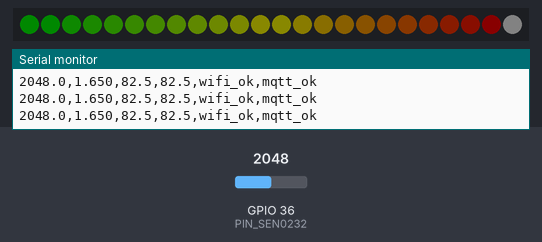
Recording of a sketch running on a simulated ESP32. Parts: 24 RGB LEDs in strip order, left to right, the last lines printed to the serial monitor. The inputs (shaded band) are chosen by the test bench; at power-on: GPIO 36 (PIN_SEN0232) = 2048 (analog values on the 0–4095 scale). Dim RGB values are drawn brighter than linear; WiFi joins after 1.5 s; servers stay silent unless stated; no MQTT or app messages arrive unless stated.

Above: at 2.7 s.
2.8 s: GPIO 36 (PIN_SEN0232) set to 1228
At 3.6 s:
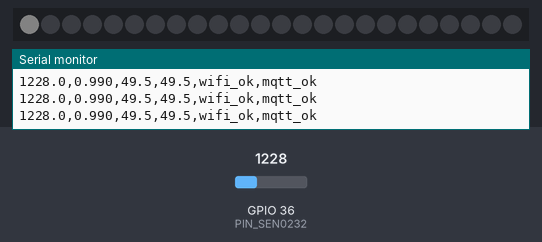
4.4 s: GPIO 36 (PIN_SEN0232) set to 2047
At 4.47 s:
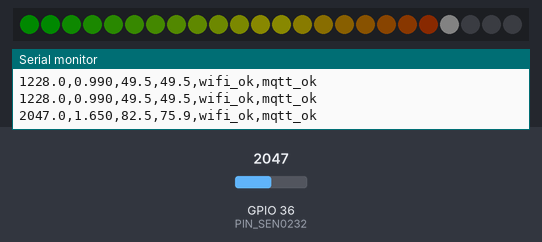
6.0 s: GPIO 36 (PIN_SEN0232) set to 960
At 7.2 s:
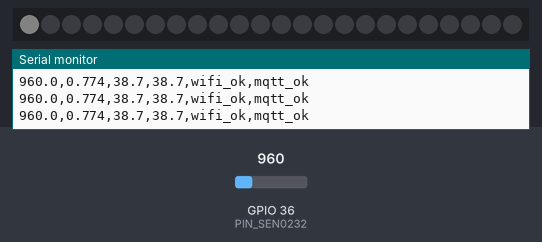
7.5 s: GPIO 36 (PIN_SEN0232) set to 2866
At 7.51 s:
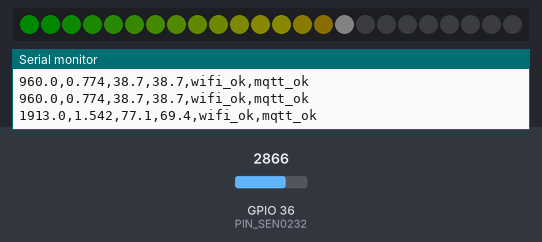
9.0 s: GPIO 36 (PIN_SEN0232) set to 491
At 9.9 s:
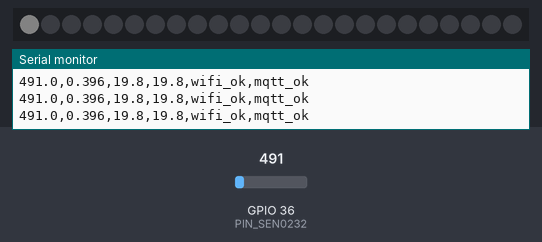
Timing chart, 0 to 11.5 s (numbered marks = the images above; inputs shaded):
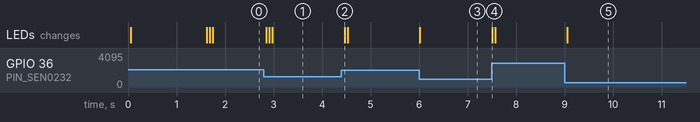

The sketch:

print_values.ino
```cpp
#if !defined(ARDUINO_ARCH_ESP32)
  #error "This sketch targets ESP32/ESP32-S2. Select an ESP32-S2 board."
#endif

#include <Arduino.h>
#include <WiFi.h>
#include "Adafruit_MQTT.h"
#include "Adafruit_MQTT_Client.h"
#include <Adafruit_NeoPixel.h>

//Wi-Fi Credentials
const char* WIFI_SSID = "";
const char* WIFI_PASS = "";

//Adafruit.io credentials
#define AIO_SERVER      "io.adafruit.com"
#define AIO_SERVERPORT  1883
#define AIO_USERNAME    ""
#define AIO_KEY         ""
// "/feeds/{Add feed name}"
#define AIO_FEED_KEY    AIO_USERNAME "/feeds/"

//Pin where sounds sensor is connected on the ESP32-S2 Feather
const uint8_t PIN_SEN0232 = A0;

//Neopixel ring setup
#define LED_PIN       5
#define LED_COUNT     24
#define LED_BRIGHT    10
Adafruit_NeoPixel strip(LED_COUNT, LED_PIN, NEO_GRBW + NEO_KHZ800);

static const float ADC_COUNTS = 4095.0f;
static const float VREF_VOLTS = 3.3f;
const float EMA_ALPHA = 0.8f;
float db_ema = 0.0f;

// Setup for Neopixel ring
// what the lowest value is when the ring has a few lights on
float DB_MIN = 50.0f;
// what the hightest value is when all the lights come on
float DB_MAX = 80.0f;

// Helps set up the feature to show the peak and it reset as the values changes
uint16_t peak_idx = 0;
uint32_t last_peak_decay = 0;
const uint16_t PEAK_HOLD_MS = 300;
const uint16_t PEAK_DECAY_MS = 5;

// since we are using the free version of an adafruit.io feed
// we have to set a delay so the feed receives a value every 3 seconds and if the change in db is greater than 0.5
const uint32_t PUBLISH_INTERVAL_MS = 3000;
const float    MIN_DELTA_DB = 0.5f;

// Simple debug macro: prints only if Serial is active
#define DBGln(x) do { if (Serial) { Serial.println(x); } } while(0)
#define DBG(x)   do { if (Serial) { Serial.print(x); } } while(0)

// Wi-Fi and MQTT objects to help connect to feed
WiFiClient netClient;  // non-SSL
Adafruit_MQTT_Client mqtt(&netClient, AIO_SERVER, AIO_SERVERPORT, AIO_USERNAME, AIO_KEY);
Adafruit_MQTT_Publish feed_db_raw(&mqtt, AIO_FEED_KEY);

//helps accumalte readings so a time average value is sent rather than a single noisy one
uint32_t lastPub = 0;
float    accum_db = 0.0f;
uint16_t accum_n  = 0;
// helps compre the last average to the new average value
float    last_published = NAN;
// In case the value is rejected by the feed then we need to wait this specfic time
uint32_t throttle_release_at = 0;

// checks to see if the device is already connected to Wi-Fi, if so then it returns
// if not then it starts the proccess to connect to the Wi-Fi
void connectWiFi(uint32_t timeout_ms = 15000) {
  if (WiFi.status() == WL_CONNECTED) return;
  WiFi.mode(WIFI_STA);
  WiFi.setHostname("esp32s2-soundmeter");
  WiFi.begin(WIFI_SSID, WIFI_PASS);

  DBG(F("Wi-Fi: connecting to ")); DBGln(WIFI_SSID);
  uint32_t start = millis();
  while (WiFi.status() != WL_CONNECTED && (millis() - start) < timeout_ms) {
    delay(250);
    DBG('.');
  }
  DBGln("");

  if (WiFi.status() == WL_CONNECTED) {
    DBG(F("Wi-Fi OK. IP: ")); DBGln(WiFi.localIP());
  } else {
    DBGln(F("Wi-Fi timeout; will retry in loop."));
  }
  WiFi.setAutoReconnect(true);
}

// checks to see if the device is already connected to the adafrui.io feed, if so then it returns
// if not then it starts the process to connect to the adafruit.io feed
void MQTT_connect() {
  if (mqtt.connected()) return;
  DBG(F("MQTT: connecting to ")); DBG(AIO_SERVER); DBG(F(" ... "));
  int8_t ret;
  uint8_t retries = 5;
  while ((ret = mqtt.connect()) != 0) {
    DBGln(mqtt.connectErrorString(ret));
    DBGln(F("Retrying MQTT in 2s..."));
    mqtt.disconnect();
    delay(2000);
    if (!--retries) return;
  }
  DBGln(F("connected."));
}

// helps with showing the correct color depending on the noise level value
static uint32_t colorFromFraction(float f) {
  f = constrain(f, 0.0f, 1.0f);
  uint8_t r, g, b;
  if (f < 0.5f) {
    // green -> yellow
    float t = f * 2.0f;
    r = (uint8_t)(t * 255);
    g = 255;
    b = 0;
  } else {
    // yellow -> red
    float t = (f - 0.5f) * 2.0f;
    r = 255;
    g = (uint8_t)((1.0f - t) * 255);
    b = 0;
  }
  return strip.Color(r, g, b, 0);
}

// helps light up the Neopixel ring right with the correct colors
void drawGauge(float db_val) {
  float f = (db_val - DB_MIN) / (DB_MAX - DB_MIN);
  f = constrain(f, 0.0f, 1.0f);

  int lit = (int)roundf(f * LED_COUNT);
  peak_idx = constrain((int)roundf(f * (LED_COUNT - 1)), 0, LED_COUNT - 1);
  strip.clear();

  for (int i = 0; i < LED_COUNT; i++) {
    if (i < lit) {
      float seg_f = (float)i / (LED_COUNT - 1);
      strip.setPixelColor(i, colorFromFraction(seg_f));
    }
  }

  strip.setPixelColor(peak_idx, strip.Color(0, 0, 0, 140));
  strip.show();
}

// helps setup the device to connect to the wifi
void setup() {
  Serial.begin(115200);
  uint32_t t0 = millis();
  while (!Serial && millis() - t0 < 1000) { delay(10); }

  analogReadResolution(12);
  pinMode(PIN_SEN0232, INPUT);

  for (int i = 0; i < 10; i++) { analogRead(PIN_SEN0232); delay(5); }

  strip.begin();
  strip.setBrightness(LED_BRIGHT);
  strip.show();

  connectWiFi();

  DBGln(F("SEN0232 Sound Level -> Serial + Adafruit IO + NeoPixel gauge"));
  DBGln(F("Columns: adc, volts, dB_raw, dB_EMA, wifi, mqtt"));
}

// helps perfrom the logic of the device
void loop() {
  if (WiFi.status() != WL_CONNECTED) {
    connectWiFi(5000);
  } else {
    MQTT_connect();
  }

  const int N = 8;
  long acc = 0;
  for (int i = 0; i < N; i++) {
    acc += analogRead(PIN_SEN0232);
    delayMicroseconds(250);
  }
  float adc   = acc / float(N);
  float volts = (adc / ADC_COUNTS) * VREF_VOLTS;
  float db_raw = 50.0f * volts;
  db_ema = (EMA_ALPHA * db_raw) + ((1.0f - EMA_ALPHA) * db_ema);

  drawGauge(db_ema);

  accum_db += db_raw;
  accum_n++;
  // prints the sound values on the Ardunio IDE terminal
  if (Serial) {
    Serial.print(adc, 1);   Serial.print(',');
    Serial.print(volts, 3); Serial.print(',');
    Serial.print(db_raw,1); Serial.print(',');
    Serial.print(db_ema,1); Serial.print(',');
    Serial.print(WiFi.status() == WL_CONNECTED ? F("wifi_ok") : F("wifi_down")); Serial.print(',');
    Serial.println(mqtt.connected() ? F("mqtt_ok") : F("mqtt_down"));
  }

  if (millis() < throttle_release_at) {
    delay(25);
    mqtt.processPackets(5);
    mqtt.ping();
    return;
  }

  if (millis() - lastPub >= PUBLISH_INTERVAL_MS) {
    lastPub = millis();

    float avg_db = (accum_n > 0) ? (accum_db / accum_n) : db_raw;
    accum_db = 0.0f; accum_n = 0;

    avg_db = roundf(avg_db * 2.0f) / 2.0f;

    bool changed_enough = isnan(last_published) || fabsf(avg_db - last_published) >= MIN_DELTA_DB;
    // checks to see if the value was sent without any errors
    if (WiFi.status() == WL_CONNECTED && mqtt.connected() && changed_enough) {
      if (!feed_db_raw.publish(avg_db)) {
        DBGln(F("MQTT publish failed (maybe throttled). Backing off 15s."));
        throttle_release_at = millis() + 15000;
      } else {
        last_published = avg_db;
        DBG(F("MQTT publish OK: ")); DBGln(avg_db);
      }
    }
  }

  mqtt.processPackets(10);
  mqtt.ping();

  delay(50);
}
```

Measured:
- after the input at 2.8 s, the LEDs: first change after 0.05 s (image 1 shows a later state)
- after the input at 4.4 s, the LEDs: change after 0.06 s (image 2)
- after the input at 6.0 s, the LEDs: change at once (image 3)
- after the input at 7.5 s, the LEDs: change at once (image 4)
- after the input at 9.0 s, the LEDs: change after 0.06 s (image 5)
